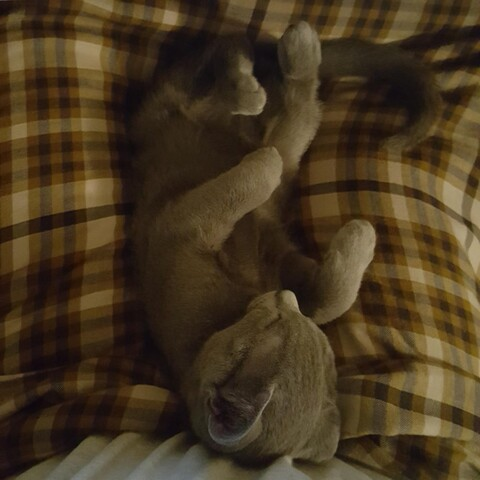
#> input picture 레포트1/howell.jpg, 480 x 480 px
$ python emphasis.py
#> lines starting #> are read from the running program, lines starting #| are printed output that depends on the picture; after the words box and inside, x2 and y2 are one past the last pixel; in counts of white or black regions, pixels touching at a corner belong together
### 레포트1/toBinary.py
import cv2
import numpy as np


def gray_imload(path):  # 이미지로드
#> called with path = 'howell.jpg'
    return toGray(cv2.imread(path))


# [11 lines left out: function toBinary, not called in this run]


def toGray(img):
    row = np.shape(img)[0]
#> row = 480
    col = np.shape(img)[1]
#> col = 480
    new_img = np.zeros((row, col), np.uint8)
    for x in range(row):
        for y in range(col):
            new_img.itemset(x, y, sum(img[x, y])/3)  # rgb값을 합쳐 3으로나눔
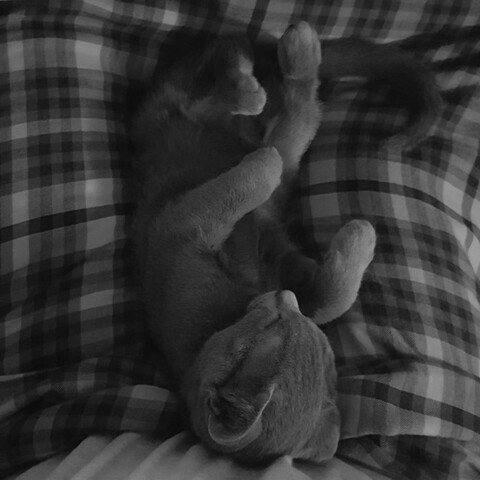
#> new_img: shape (480, 480); min 7, max 157, mean 51.8

    return new_img


# [8 lines that do not run on import are left out]

### 레포트1/emphasis.py
import cv2
import numpy as np
import toBinary


def emphasis(img, low=128, high=192):
#> called with low = 128, high = 192
    row = np.shape(img)[0]
#> row = 480
    col = np.shape(img)[1]
#> col = 480
    new_img = np.copy(img)
    for x in range(row):
        for y in range(col):
            if low <= img[x, y] <= high:            #강조할 범위에 들어가면 강조
                new_img.itemset(x, y, 255)
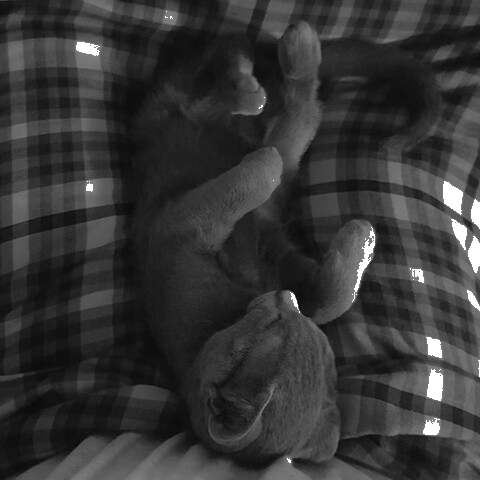
#> new_img: shape (480, 480); 1.3% of pixels changed, all inside (x1, y1, x2, y2) = (76, 11, 480, 463)
    return new_img


if __name__ == '__main__':
    gray_src = toBinary.gray_imload('howell.jpg')       #그레이이미지
    em_img = emphasis(gray_src)                         #부분강조된 이미지

    cv2.imshow('src', gray_src)
    cv2.imshow("em_img", em_img)
    cv2.waitKey(0)
    cv2.destroyAllWindows()

$ run again, with 레포트1/bigwell.jpg copied over 레포트1/howell.jpg
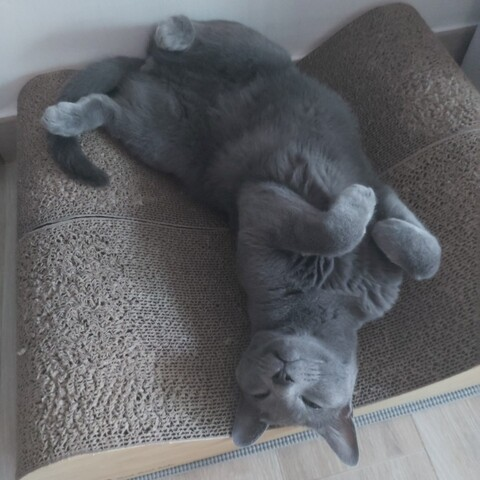
#> input picture 레포트1/bigwell.jpg, 480 x 480 px
#> in toGray, `row = np.shape(img)[0]`: row = 480
#> after the loop in emphasis, `for x in range(row):`:
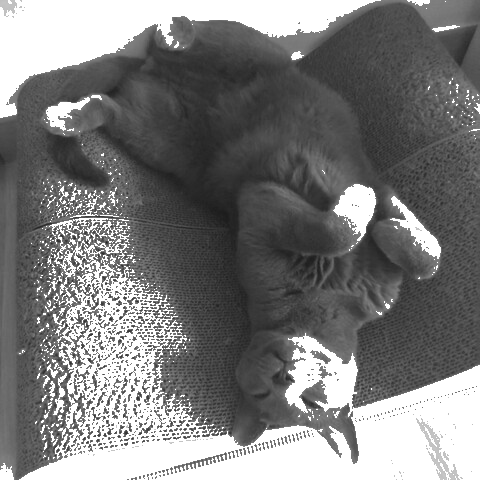
#> new_img: shape (480, 480); min 28, max 255, mean 124.5
